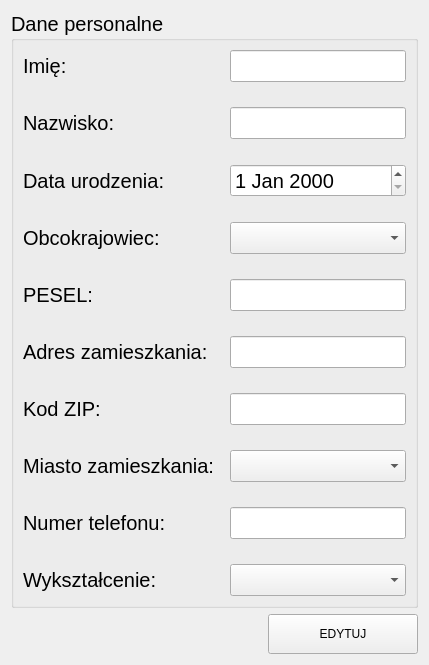
               <widget class="QWidget" name="data_edit">
                <layout class="QVBoxLayout" name="verticalLayout_8">
                 <item>
                  <widget class="QGroupBox" name="gB4_editView">
                   <property name="font">
                    <font>
                     <pointsize>15</pointsize>
                     <italic>false</italic>
                     <bold>false</bold>
                    </font>
                   </property>
                   <property name="title">
                    <string>Dane personalne</string>
                   </property>
                   <property name="flat">
                    <bool>false</bool>
                   </property>
                   <layout class="QVBoxLayout" name="verticalLayout_9" stretch="0">
                    <property name="spacing">
                     <number>0</number>
                    </property>
                    <item>
                     <layout class="QFormLayout" name="formLayout_2">
                      <property name="sizeConstraint">
                       <enum>QLayout::SetDefaultConstraint</enum>
                      </property>
                      <property name="fieldGrowthPolicy">
                       <enum>QFormLayout::AllNonFixedFieldsGrow</enum>
                      </property>
                      <property name="rowWrapPolicy">
                       <enum>QFormLayout::DontWrapRows</enum>
                      </property>
                      <property name="horizontalSpacing">
                       <number>15</number>
                      </property>
                      <property name="verticalSpacing">
                       <number>25</number>
                      </property>
                      <item row="0" column="0">
                       <widget class="QLabel" name="lb_name">
                        <property name="text">
                         <string>Imię:</string>
                        </property>
                       </widget>
                      </item>
                      <item row="1" column="0">
                       <widget class="QLabel" name="lb_lastname">
                        <property name="text">
                         <string>Nazwisko:</string>
                        </property>
                       </widget>
                      </item>
                      <item row="2" column="0">
                       <widget class="QLabel" name="lb_date">
                        <property name="text">
                         <string>Data urodzenia:</string>
                        </property>
                       </widget>
                      </item>
                      <item row="3" column="0">
                       <widget class="QLabel" name="lb_foreigner">
                        <property name="text">
                         <string>Obcokrajowiec:</string>
                        </property>
                       </widget>
                      </item>
                      <item row="4" column="0">
                       <widget class="QLabel" name="lb_pesel">
                        <property name="text">
                         <string>PESEL:</string>
                        </property>
                       </widget>
                      </item>
                      <item row="5" column="0">
                       <widget class="QLabel" name="lb_address">
                        <property name="text">
                         <string>Adres zamieszkania:</string>
                        </property>
                       </widget>
                      </item>
                      <item row="6" column="0">
                       <widget class="QLabel" name="lb_zip">
                        <property name="text">
                         <string>Kod ZIP:</string>
                        </property>
                       </widget>
                      </item>
                      <item row="7" column="0">
                       <widget class="QLabel" name="lb_city">
                        <property name="text">
                         <string>Miasto zamieszkania:</string>
                        </property>
                       </widget>
                      </item>
                      <item row="8" column="0">
                       <widget class="QLabel" name="lb_phone">
                        <property name="text">
                         <string>Numer telefonu:</string>
                        </property>
                       </widget>
                      </item>
                      <item row="9" column="0">
                       <widget class="QLabel" name="lb_education">
                        <property name="text">
                         <string>Wykształcenie:</string>
                        </property>
                       </widget>
                      </item>
                      <item row="0" column="1">
                       <widget class="QLineEdit" name="le_name"/>
                      </item>
                      <item row="1" column="1">
                       <widget class="QLineEdit" name="le_lastname"/>
                      </item>
                      <item row="2" column="1">
                       <widget class="QDateEdit" name="date_birthday"/>
                      </item>
                      <item row="3" column="1">
                       <widget class="QComboBox" name="cb_foreigner"/>
                      </item>
                      <item row="4" column="1">
                       <widget class="QLineEdit" name="le_pesel"/>
                      </item>
                      <item row="5" column="1">
                       <widget class="QLineEdit" name="le_address"/>
                      </item>
                      <item row="6" column="1">
                       <widget class="QLineEdit" name="le_zip"/>
                      </item>
                      <item row="7" column="1">
                       <widget class="QComboBox" name="cb_city"/>
                      </item>
                      <item row="9" column="1">
                       <widget class="QComboBox" name="cb_education"/>
                      </item>
                      <item row="8" column="1">
                       <widget class="QLineEdit" name="le_phone"/>
                      </item>
                     </layout>
                    </item>
                   </layout>
                  </widget>
                 </item>
                 <item>
                  <layout class="QHBoxLayout" name="horizontalLayout_6" stretch="0,0">
                   <property name="spacing">
                    <number>10</number>
                   </property>
                   <property name="topMargin">
                    <number>0</number>
                   </property>
                   <item>
                    <spacer name="horizontalSpacer_2">
                     <property name="orientation">
                      <enum>Qt::Horizontal</enum>
                     </property>
                     <property name="sizeHint" stdset="0">
                      <size>
                       <width>40</width>
                       <height>20</height>
                      </size>
                     </property>
                    </spacer>
                   </item>
                   <item>
                    <widget class="QPushButton" name="bt_EditWorker">
                     <property name="minimumSize">
                      <size>
                       <width>150</width>
                       <height>40</height>
                      </size>
                     </property>
                     <property name="text">
                      <string>EDYTUJ</string>
                     </property>
                    </widget>
                   </item>
                  </layout>
                 </item>
                </layout>
               </widget>
